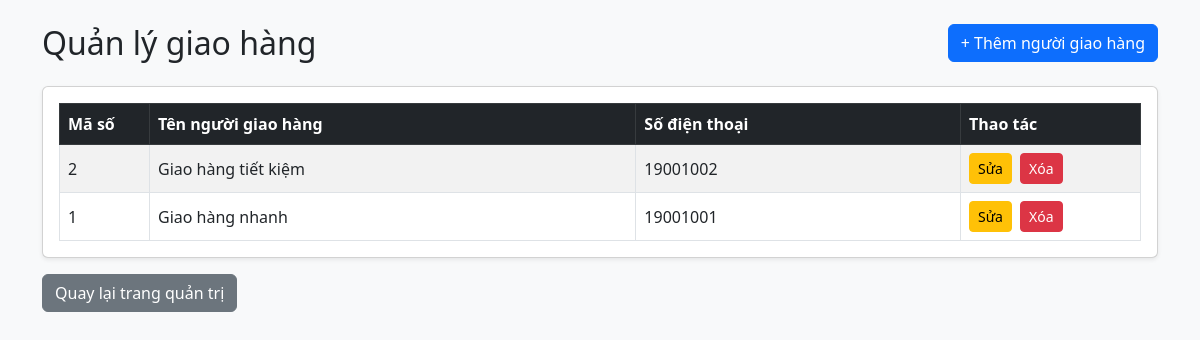
Page /admin/shippers/index.php on the committed database.
### tables this page shows
CREATE TABLE shippers (
    ShipperID INT AUTO_INCREMENT PRIMARY KEY,
    ShipperName VARCHAR(100) NOT NULL,
    Phone VARCHAR(20)
);

### public/admin/shippers/index.php (the view, shortened to what this page needs)
<?php
require_once __DIR__ . '/../../../src/config/database.php';
$shippers = [];
$error = '';
try {
    $sql = "SELECT ShipperID, ShipperName, Phone
            FROM shippers
            ORDER BY ShipperID DESC";
    $result = $conn->query($sql);
    while ($row = $result->fetch_assoc()) {
        $shippers[] = $row;
    }
} catch (mysqli_sql_exception $e) {
    error_log('Lỗi lấy danh sách shipper: ' . $e->getMessage());
    $error = 'Không thể tải danh sách đơn vị vận chuyển.';
}
?>
<!DOCTYPE html>
<html lang="vi">
<head>
    <link
        href="https://cdn.jsdelivr.net/npm/bootstrap@5.3.0/dist/css/bootstrap.min.css"
        rel="stylesheet"
    >
</head>
<body class="bg-light">
<div class="container py-4">
    <div class="d-flex flex-wrap justify-content-between align-items-center gap-3 mb-4">
        <h2 class="mb-0">Quản lý giao hàng</h2>
        <a href="/admin/shippers/create.php" class="btn btn-primary">
            + Thêm người giao hàng
        </a>
    </div>
    <?php if ($error !== ''): ?>
        <div class="alert alert-danger">
            <?= htmlspecialchars($error, ENT_QUOTES, 'UTF-8') ?>
        </div>
    <?php else: ?>
        <div class="card shadow-sm">
            <div class="card-body">
                <div class="table-responsive">
                    <table class="table table-bordered table-striped table-hover align-middle mb-0">
                        <thead class="table-dark">
                            <tr>
                                <th style="width: 90px;">Mã số</th>
                                <th>Tên người giao hàng</th>
                                <th>Số điện thoại</th>
                                <th style="width: 180px;">Thao tác</th>
                            </tr>
                        </thead>
                        <tbody>
                            <?php if (!empty($shippers)): ?>
                                <?php foreach ($shippers as $shipper): ?>
                                    <tr>
                                        <td>
                                            <?= (int) $shipper['ShipperID'] ?>
                                        </td>
                                        <td>
                                            <?= htmlspecialchars(
                                                $shipper['ShipperName'],
                                                ENT_QUOTES,
                                                'UTF-8'
                                            ) ?>
                                        </td>
                                        <td>
                                            <?= htmlspecialchars(
                                                $shipper['Phone'] ?? '',
                                                ENT_QUOTES,
                                                'UTF-8'
                                            ) ?>
                                        </td>
                                        <td>
                                            <div class="d-flex gap-2">
                                                <a
                                                    href="/admin/shippers/edit.php?id=<?= (int) $shipper['ShipperID'] ?>"
                                                    class="btn btn-sm btn-warning"
                                                >
                                                    Sửa
                                                </a>
                                                <form
                                                    action="/admin/shippers/delete.php"
                                                    method="POST"
                                                    onsubmit="return confirm('Bạn có chắc chắn muốn xóa đơn vị vận chuyển này?');"
                                                >
                                                    <button
                                                        type="submit"
                                                        class="btn btn-sm btn-danger"
                                                    >
                                                        Xóa
                                                    </button>
                                                </form>
                                            </div>
                                        </td>
                                    </tr>
                                <?php endforeach; ?>
                            <?php endif; ?>
                        </tbody>
                    </table>
                </div>
            </div>
        </div>
    <?php endif; ?>
    <a href="/admin/" class="btn btn-secondary mt-3">
        Quay lại trang quản trị
    </a>
</div>
</body>
</html>

### rows in the picture
shippers: ShipperID "2", ShipperName "Giao hàng tiết kiệm", Phone "19001002"
shippers: ShipperID "1", ShipperName "Giao hàng nhanh", Phone "19001001"
